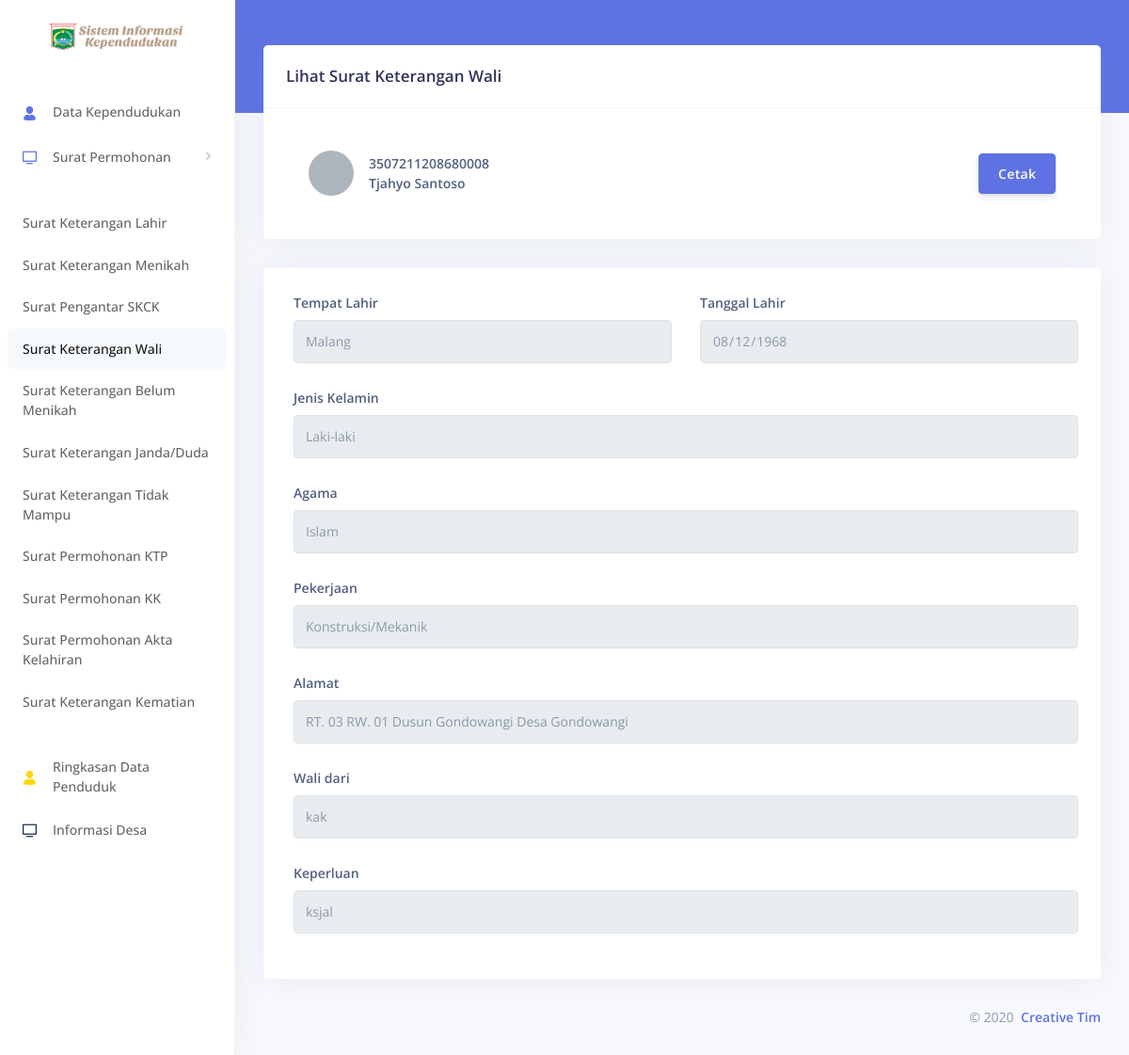
/Surat_KetWali/lihat_data/94, run on the app's committed database.
### tables this page shows
CREATE TABLE `surat` (
  `NIK_pemohon` varchar(16) DEFAULT NULL,
  `No_surat` int(11) NOT NULL,
  `jenis_surat` varchar(40) DEFAULT NULL,
  `tanggal_pengajuan` datetime DEFAULT current_timestamp(),
  `tanggal_terima` datetime DEFAULT current_timestamp(),
  `Nama_lahir` varchar(16) DEFAULT NULL,
  `Jenis_kelamin` enum('Laki-laki','Perempuan') DEFAULT NULL,
  `Jam_lahir` time DEFAULT NULL,
  `Hari_lahir` enum('Senin','Selasa','Rabu','Kamis','Jum''at','Sabtu','Minggu') NOT NULL,
  `Tanggal_lahir` date DEFAULT NULL,
  `Tempat_lahir` varchar(16) DEFAULT NULL,
  `Nama_ayah` varchar(16) DEFAULT NULL,
  `Nama_ibu` varchar(16) DEFAULT NULL,
  `Anak_ke` int(11) DEFAULT NULL,
  `Tanggal_kematian` date DEFAULT NULL,
  `Hari_mati` enum('Senin','Selasa','Rabu','Kamis','Jum''at','Sabtu') DEFAULT NULL,
  `Sebab_kematian` varchar(50) DEFAULT NULL,
  `Lokasi_kematian` varchar(50) DEFAULT NULL,
  `Tanggal_menikah` date DEFAULT NULL,
  `Wali_dari` varchar(16) DEFAULT NULL,
  `Keperluan` varchar(16) DEFAULT NULL,
  `Status_perceraian` varchar(30) DEFAULT NULL,
  `NIK_suami` varchar(16) DEFAULT NULL,
  `NIK_istri` varchar(16) DEFAULT NULL,
  `KK_Lama` varchar(15) DEFAULT NULL,
  `NIK_KK_Lama` varchar(16) DEFAULT NULL,
  `KK_ditempati` varchar(15) DEFAULT NULL,
  `NIK_KK_ditempati` varchar(16) DEFAULT NULL,
  `Alasan` varchar(30) DEFAULT NULL
);

CREATE TABLE `data_penduduk` (
  `No_KK` varchar(16) NOT NULL,
  `Nama_Lengkap` varchar(30) DEFAULT NULL,
  `NIK` varchar(16) NOT NULL,
  `Jenis_Kelamin` enum('Laki-laki','Perempuan') DEFAULT NULL,
  `Tempat_Lahir` varchar(30) DEFAULT NULL,
  `Tanggal_Lahir` date DEFAULT NULL,
  `Agama` enum('Islam','Kristen','Katholik','Hindu','Budha') DEFAULT NULL,
  `No_Telp` varchar(16) NOT NULL,
  `No_RT` int(11) NOT NULL,
  `No_RW` int(11) NOT NULL,
  `Dusun` varchar(15) NOT NULL,
  `Kode_pos` int(11) NOT NULL,
  `Pendidikan` enum('Belum Tamat SD/Sederajat','Tidak Tamat SD/Sederajat','SD/Sederajat','SMP/Sederajat','SMA/Sederajat','D1','D2','D3','S1','S2') NOT NULL,
  `Pekerjaan` enum('Apoteker','Bidan','Buruh Tani/Perkebunan/Peternakan','Dosen/Guru','Industri','Karyawan BUMd/BUMN/Honorer/Swasta','Polisi/TNI','Konstruksi/Mekanik','RT','Pedagang','ASN','Pelajar','Wiraswasta','Belum/Tidak Bekerja','Lainnya') NOT NULL,
  `Gol_darah` enum('A','B','O','AB') NOT NULL,
  `Status_kawin` varchar(15) NOT NULL,
  `Tanggal_kawin` date NOT NULL,
  `SHDK` enum('Kepala Keluarga','Istri','Anak','Menantu','Mertua','Orang Tua','Suami','Cucu','Famili Lain','Lainnya') NOT NULL,
  `Status_keberadaan` varchar(10) NOT NULL
);

### application/controllers/Surat_KetWali.php (called while the page is built, shortened)
<?php
class Surat_KetWali extends CI_Controller
{
    function __construct()
    {
        $this->load->library('pdf');
        $this->load->library('session');
    }
    public function lihat_data($No_surat)
    {
        $this->load->model('M_ketwali');
        $data['detail'] = $this->M_ketwali->lihat($No_surat);
        $this->load->view('templates/header5');
        $this->load->view('keterangan_wali/v_lihatketwali', $data);
        $this->load->view('templates/footer');
    }
}

### index.php (called while the page is built, shortened)
<?php
require_once BASEPATH.'core/CodeIgniter.php';

### application/models/M_ketwali.php (called while the page is built, shortened)
<?php
class M_ketwali extends CI_Model
{
    public function lihat($No_surat = NULL)
    {
        return $this->db->from('data_penduduk')
            ->join('surat', 'surat.NIK_pemohon=data_penduduk.NIK')->where('surat.No_surat', $No_surat)
            ->get()
            ->row();
    }
}

### application/views/keterangan_wali/v_lihatketwali.php (the view, shortened to what this page needs)
<div class="main-content" id="panel">
  <div class="header bg-primary pb-6">
    <div class="container-fluid">
      <div class="header-body">
        <div class="row align-items-center py-4">
        </div>
      </div>
    </div>
  </div>
  <div class="container-fluid mt--6">
    <div class="row">
      <div class="col">
        <div class="card">
          <div class="card-header border-0">
            <h3 class="mb-0">Lihat Surat Keterangan Wali</h3>
          </div>
          <div class="card-footer py-4">
            <div class="table-responsive">
              <table class="table align-items-center table-flush">
                <tbody class="list">
                  <tr>
                    <th scope="row">
                      <div class="media align-items-center">
                        <a href="#" class="avatar rounded-circle mr-3">
                        </a>
                        <div class="media-body">
                          <span class="name mb-0 text-sm"><?php echo $detail->NIK_pemohon ?></span>
                          <br><span class="name mb-0 text-sm"><?php echo $detail->Nama_Lengkap ?></span>
                        </div>
                      </div>
                    </th>
                    <td class="text-right">
                    <?php echo anchor('Surat_KetWali/cetak/' . $detail->No_surat, '<div class="btn btn-primary my-2">Cetak</div>') ?>
                    </td>
                  </tr>
                </tbody>
              </table>
            </div>
          </div>
        </div>
      </div>
    </div>
    <div class="row">
      <div class="col">
        <div class="card">
          <div class="card-footer py-4">
              <form>
                <div class="pl-lg-2">
                  <div class="row">
                    <div class="col-lg-6">
                      <div class="form-group">
                        <label class="form-control-label" for="input-tempatlahir">Tempat Lahir</label>
                        <input type="text" id="input-tempatlahir" class="form-control" disabled value="<?php echo $detail->Tempat_Lahir ?>">
                      </div>
                    </div>
                    <div class="col-lg-6">
                      <div class="form-group">
                        <label class="form-control-label" for="input-tanggallahir">Tanggal Lahir</label>
                        <input type="date" id="input-tanggallahir" class="form-control" disabled value="<?php echo $detail->Tanggal_Lahir ?>">
                      </div>
                    </div>
                  </div>
                  <div class="row">
                    <div class="col-lg-12">
                      <div class="form-group">
                        <label class="form-control-label" for="input-jk">Jenis Kelamin</label>
                        <input type="text" id="input-jk" class="form-control" disabled value="<?php echo $detail->Jenis_Kelamin ?>">
                      </div>
                    </div>
                  </div>
                  <div class="row">
                    <div class="col-lg-12">
                      <div class="form-group">
                        <label class="form-control-label" for="input-agama">Agama</label>
                        <input type="text" id="input-agama" class="form-control" disabled value="<?php echo $detail->Agama ?>">
                      </div>
                    </div>
                  </div>
                  <div class="row">
                    <div class="col-lg-12">
                      <div class="form-group">
                        <label class="form-control-label" for="input-pekerjaan">Pekerjaan</label>
                        <input type="text" id="input-pekerjaan" class="form-control" disabled value="<?php echo $detail->Pekerjaan ?>">
                      </div>
                    </div>
                  </div>
                  <div class="row">
                    <div class="col-lg-12">
                      <div class="form-group">
                        <label class="form-control-label" for="input-alamat">Alamat</label>
                        <input type="text" id="input-alamat" class="form-control" disabled value="RT. 0<?php echo $detail->No_RT ?> RW. 0<?php echo $detail->No_RW ?> Dusun <?php echo $detail->Dusun ?> Desa Gondowangi">
                      </div>
                    </div>
                  </div>
                  <div class="row">
                    <div class="col-lg-12">
                      <div class="form-group">
                        <label class="form-control-label" for="input-walidari">Wali dari</label>
                        <input type="text" id="input-walidari" class="form-control" disabled value="<?php echo $detail->Wali_dari ?>">
                      </div>
                    </div>
                  </div>
                  <div class="row">
                    <div class="col-lg-12">
                      <div class="form-group">
                        <label class="form-control-label" for="input-keperluan">Keperluan</label>
                        <input type="text" id="input-keperluan" class="form-control" disabled value="<?php echo $detail->Keperluan ?>">
                      </div>
                    </div>
                  </div>
                </div>
              </form>
            </div>
          </div>
        </div>
      </div>

### data on the page
surat: NIK_pemohon "3507211208680008", NIK_pemohon.Nama_Lengkap "Tjahyo Santoso", No_surat "Cetak", NIK_pemohon.Tempat_Lahir "Malang", NIK_pemohon.Tanggal_Lahir "08/12/1968", NIK_pemohon.Jenis_Kelamin "Laki-laki", NIK_pemohon.Agama "Islam", NIK_pemohon.Pekerjaan "Konstruksi/Mekanik", NIK_pemohon.Dusun "RT. 03 RW. 01 Dusun Gondowangi Desa Gondowangi", Wali_dari "kak", Keperluan "ksjal"
